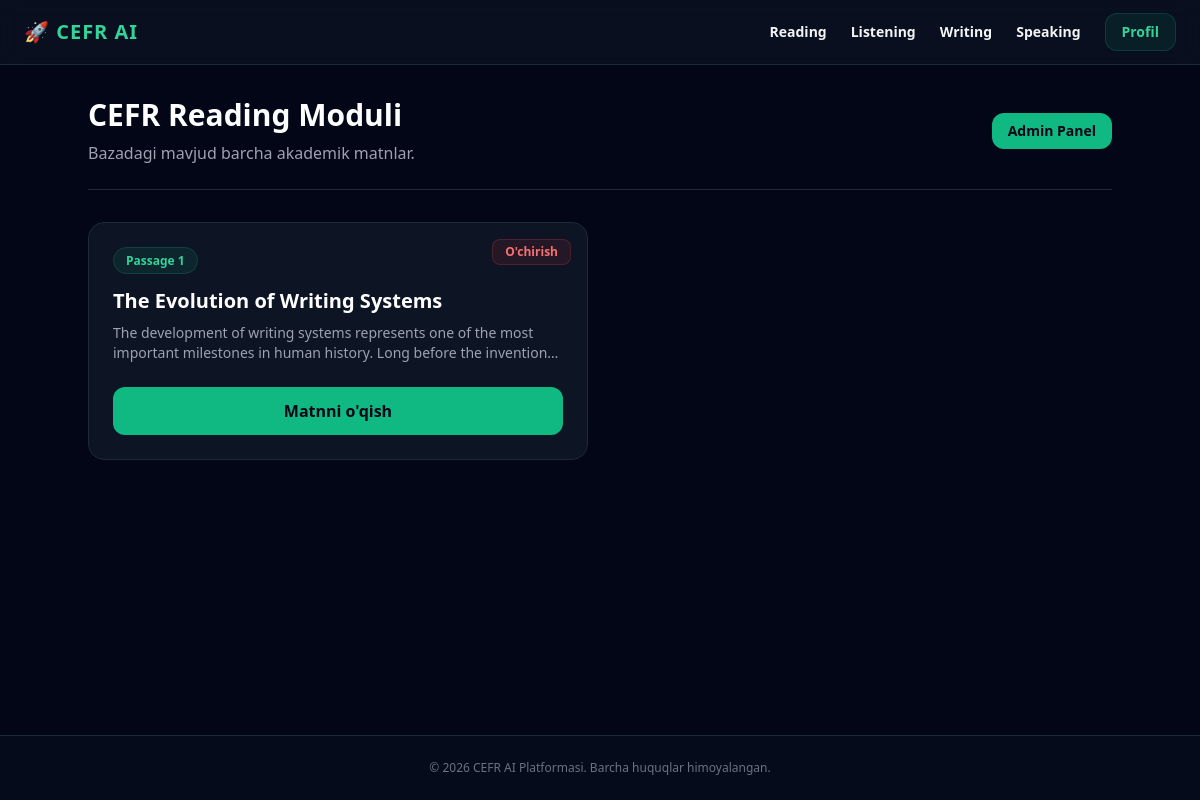
The page /reading (signed in) on the database its author committed.
### tables this page shows
CREATE TABLE reading (
            id INTEGER PRIMARY KEY AUTOINCREMENT,
            title TEXT,
            passage_text TEXT,
            question TEXT,
            correct_answer TEXT
        , level TEXT DEFAULT 'B2');

### main.py (the view)
@app.get("/reading", response_class=HTMLResponse)
async def reading_page(request: Request, username: str = Depends(get_current_user_cookie)):
    conn = sqlite3.connect("cefr_database.db")
    conn.row_factory = sqlite3.Row
    cursor = conn.cursor()
    cursor.execute("SELECT level FROM users WHERE username = ?", (username,))
    user_row = cursor.fetchone()
    user_level = user_row["level"] if user_row else "B2"
    cursor.execute("SELECT * FROM reading WHERE level = ?", (user_level,))
    items = cursor.fetchall()
    conn.close()
    return templates.TemplateResponse(request, "reading.html", {"items": items, "user_level": user_level})

### templates/reading.html
{% extends "base.html" %}
{% block content %}
<div class="space-y-8 max-w-5xl mx-auto">
    <div class="flex justify-between items-center border-b border-gray-800 pb-6">
        <div>
            <h2 class="text-3xl font-black text-white">CEFR Reading Moduli</h2>
            <p class="text-gray-400 mt-2">Bazadagi mavjud barcha akademik matnlar.</p>
        </div>
        <a href="/admin" class="bg-emerald-500 hover:bg-emerald-400 text-slate-950 font-bold px-4 py-2 rounded-xl text-sm transition">Admin Panel</a>
    </div>
    <div class="grid grid-cols-1 md:grid-cols-2 gap-6">
        {% if items %}
            {% for item in items %}
            <div class="bg-gray-900/80 border border-gray-800 rounded-2xl p-6 flex flex-col justify-between hover:border-emerald-500/50 transition relative">
                <a href="/admin/delete-reading/{{ item.id }}" onclick="return confirm('Haqiqatan ham bu matnni oʻchirmoqchimisiz?')" class="absolute top-4 right-4 bg-red-500/10 hover:bg-red-500 text-red-400 hover:text-white border border-red-500/20 px-3 py-1 rounded-lg text-xs font-bold transition">
                    O'chirish
                </a>
                <div>
                    <span class="text-xs font-bold px-3 py-1 rounded-full bg-emerald-500/10 text-emerald-400 border border-emerald-500/20">Passage {{ item.id }}</span>
                    <h3 class="text-xl font-bold text-white mt-4 mb-2 pr-16">{{ item.title }}</h3>
                    <p class="text-sm text-gray-400 mb-6 line-clamp-2">{{ item.passage_text }}</p>
                </div>
                <a href="/reading/{{ item.id }}" class="w-full bg-emerald-500 hover:bg-emerald-400 text-slate-950 font-bold py-3 rounded-xl transition text-center block">Matnni o'qish</a>
            </div>
            {% endfor %}
        {% else %}
            <div class="col-span-2 text-center text-gray-500 py-10">
                Hozircha matnlar qo'shilmagan. <a href="/admin" class="text-emerald-400 underline">Admin paneldan qo'shing</a>.
            </div>
        {% endif %}
    </div>
</div>
{% endblock %}

### rows shown on the page
reading: id "1", title "The Evolution of Writing Systems", passage_text "The development of writing systems represents one of the most important milestones in human history. Long before the…"
